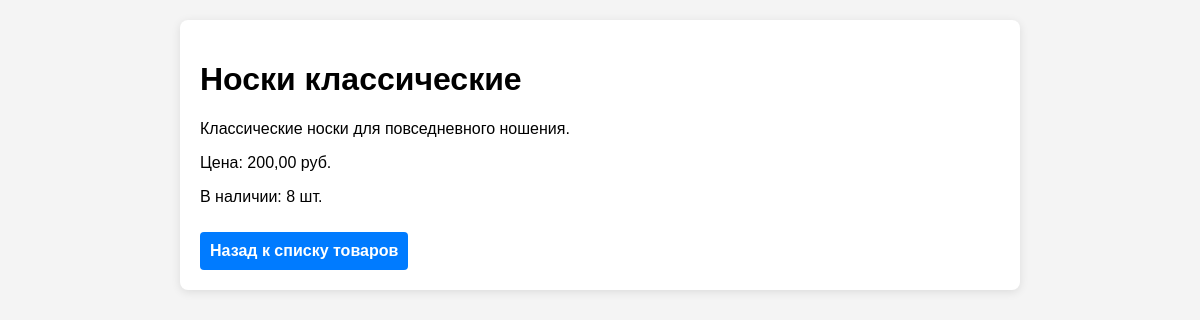
Screenshot of /polls/products/3/ with the database file from the repository.
### polls/models.py (models this page shows, shortened)
class Product(models.Model):
    name = models.CharField(max_length=200)
    description = models.TextField()
    price = models.DecimalField(max_digits=10, decimal_places=2)
    stock = models.IntegerField()

### polls/views.py (the view)
# urls.py: path('products/<int:pk>/', views.product_detail, name='product_detail'),
def product_detail(request, pk):
    product = get_object_or_404(Product, pk=pk)
    return render(request, 'polls/product_detail.html', {'product': product})

### polls/templates/polls/product_detail.html (shortened to what this page needs)
<!DOCTYPE html>
<html lang="ru">
<head>
</head>
<body>
    <div class="container">
        <h1>{{ product.name }}</h1>
        <p>{{ product.description }}</p>
        <p>Цена: {{ product.price }} руб.</p>
        <p>В наличии: {{ product.stock }} шт.</p>
        <a href="{% url 'polls:product_list' %}" class="button">Назад к списку товаров</a>
    </div>
</body>
</html>

### polls/templates/polls/product_detail.html (style rules this page uses)
body { font-family: Arial, sans-serif; background-color: #f4f4f4; margin: 0; padding: 0; }
.container { max-width: 800px; margin: 20px auto; padding: 20px; background: white; border-radius: 8px; box-shadow: 0 2px 10px rgba(0, 0, 0, 0.1); }
.button { margin-top: 10px; padding: 10px; background-color: #007bff; color: white; border: none; border-radius: 4px; cursor: pointer; font-weight: bold; text-decoration: none; display: inline-block; }

### rows the page displays
Product: name "Носки классические", description "Классические носки для повседневного ношения.", price "200,00", stock "8"
